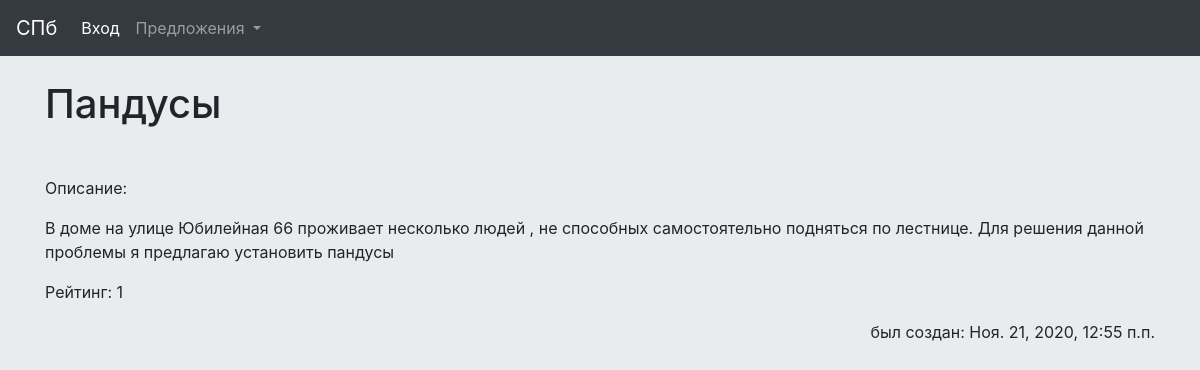
The app's page /offer/пандусы-1605963300/ with its own data.
### offer/models.py (models this page shows, shortened)
class Offer(models.Model):
    title = models.CharField(max_length=150, db_index=True)
    slug = models.TextField(max_length=150, unique=True, blank=True)
    body = models.TextField(blank=True, db_index=True)
    date_pub = models.DateTimeField(auto_now_add=True)
    img = models.CharField(max_length=150, default="https://i.imgur.com/8gzzetz.jpg")
    rating = models.IntegerField(default=0)
    ACTIVE = "ac"
    INPROC = "ip"
    ARCHIVE = "ar"
    OFTYPE =[
    (ACTIVE, "active"),
    (INPROC, "in_the_process"),
    (ARCHIVE, "archive")
    ]
    oftype = models.CharField(
        max_length=2,
        choices=OFTYPE,
        default=ACTIVE,
    )
    users_rated = models.ManyToManyField(UsersRatedRecord, blank=True)
    def has_user_rated(self, user):
        record = self.users_rated.filter(user_pk=user.pk)
        if record.count() == 0:
            return None
        return record[0].rating
    class Meta:
        ordering = ['-rating']

### offer/views.py (the view)
# urls.py: path('offer/<str:slug>/', OfferDetail.as_view(), name='offer_detail_url'),
class OfferDetail(View):
    model = Offer
    template = 'offer/offer_detail.html'
    def get(self, request, slug):
        obj = get_object_or_404(self.model, slug__exact=slug)
        rating = obj.has_user_rated(request.user)
        ratedpos = rating != None and rating > 0
        return render(request, self.template, {self.model.__name__.lower(): obj,
                                               'admin_object': obj,
                                               'detail': True,
                                               'hasrated': rating != None,
                                               'ratedpos': ratedpos,
                                               })

### offer/templates/offer/offer_detail.html (shortened to what this page needs)
{% extends 'offer/offer_base.html' %}
{% block content %}
    <h1 class="mt-4">
        {{ offer.title }}
    </h1>
    <p>
    </p>
    <p>
        Описание:
    </p>
    <p>
        {{ offer.body }}
    </p>
    <a  class="card-text" >Рейтинг: </a>
    <a class="card-text" id="rating" >{{ offer.rating }}</a>
    <div class="text-right">
    <div class="text-right">
        <p>
            был создан: {{ offer.date_pub }}
        </p>
    </div>
{% endblock %}

### templates/base.html (style rules this page uses)
body { background: #E9ECEF }

### records on screen
Offer: title "Пандусы", body "В доме на улице Юбилейная 66 проживает несколько людей , не способных самостоятельно подняться по лестнице. Для решения данной проблемы я предлагаю установить пандусы", rating "1", date_pub "Ноя. 21, 2020, 12:55 п.п."
